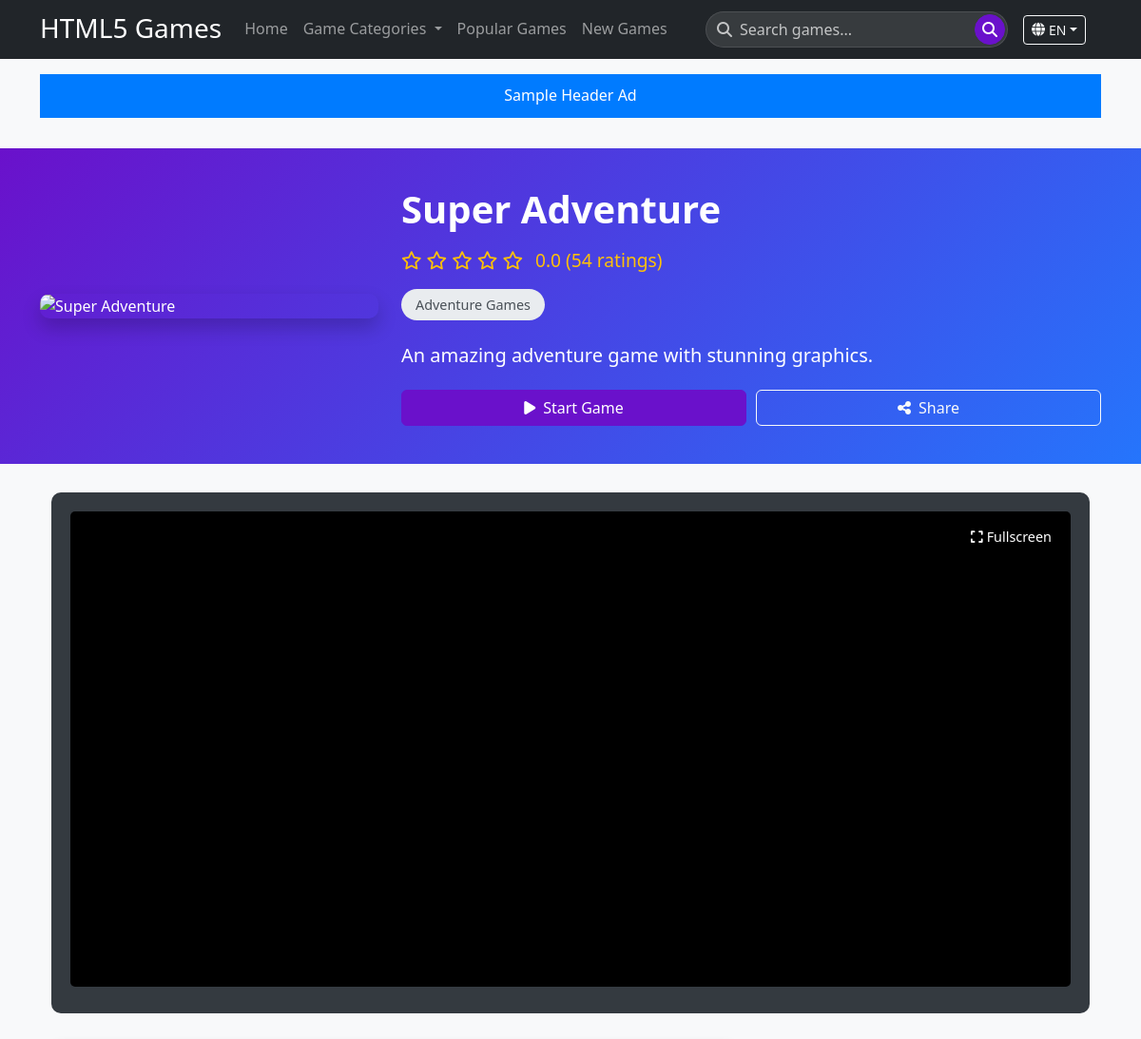
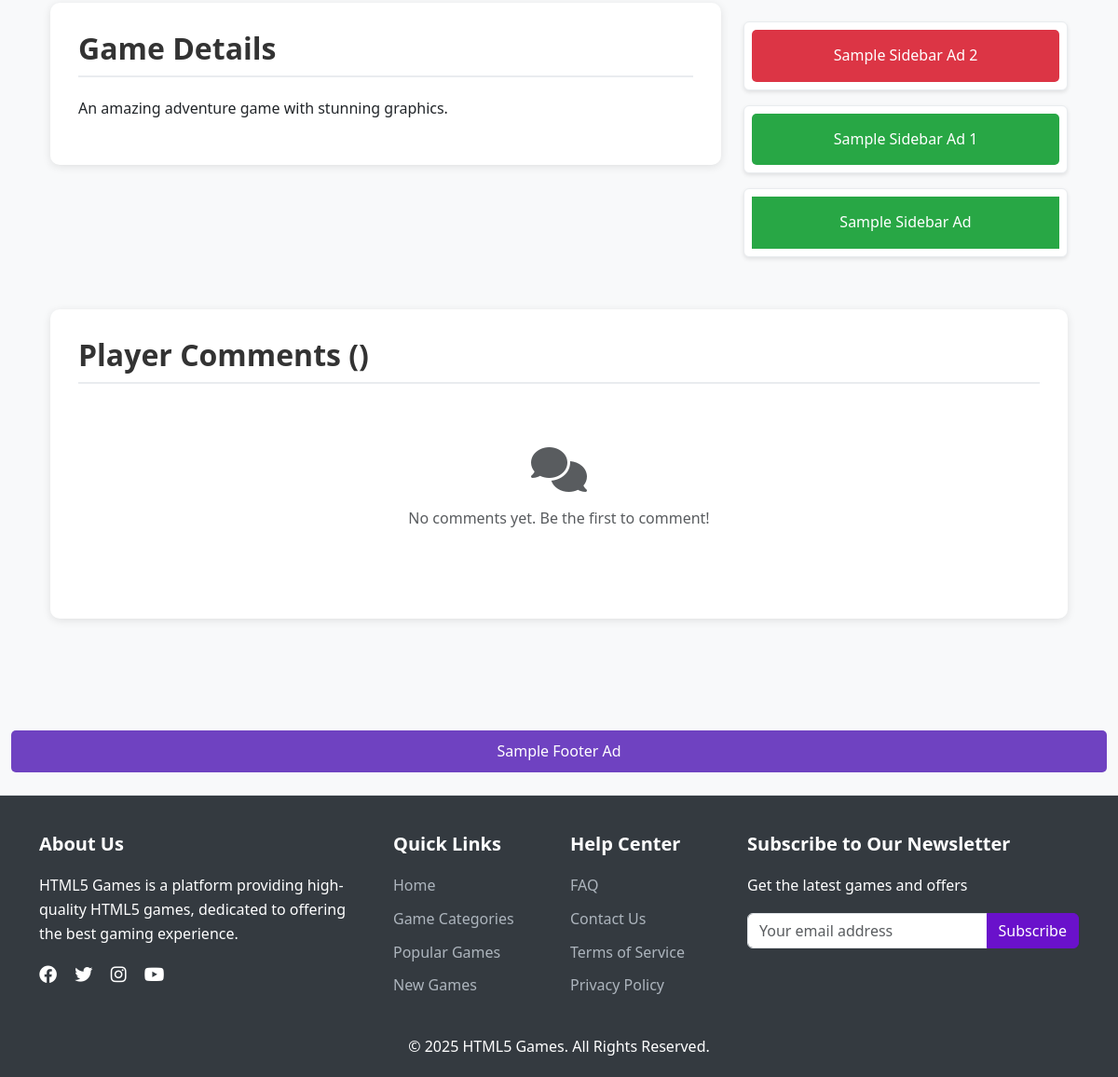
The page /en/game/super-adventure/ on the database its author committed (2 pictures, top to bottom).
### games/models.py (models this page shows, shortened)
class Advertisement(models.Model):
    POSITION_CHOICES = (
        ('header', _('页面顶部')),
        ('sidebar', _('侧边栏')),
        ('game_between', _('游戏间隙')),
        ('footer', _('页面底部')),
    )
    name = models.CharField(_('广告名称'), max_length=100)
    position = models.CharField(_('广告位置'), max_length=20, choices=POSITION_CHOICES)
    image = models.ImageField(verbose_name=_('广告图片'), upload_to='ads/', null=True, blank=True)
    url = models.URLField(_('广告链接'))
    html_code = models.TextField(_('HTML代码'), blank=True, help_text=_('如果使用第三方广告代码，请填写此字段'))
    is_active = models.BooleanField(_('是否激活'), default=True)
    start_date = models.DateTimeField(_('开始日期'), null=True, blank=True)
    end_date = models.DateTimeField(_('结束日期'), null=True, blank=True)
    click_count = models.PositiveIntegerField(_('点击次数'), default=0)
    view_count = models.PositiveIntegerField(_('展示次数'), default=0)
    created_at = models.DateTimeField(_('创建时间'), auto_now_add=True)
    updated_at = models.DateTimeField(_('更新时间'), auto_now=True)
    class Meta:
        verbose_name = _('广告')
        verbose_name_plural = _('广告')
        ordering = ['-created_at']

class Game(models.Model):
    title = models.CharField(_('游戏标题'), max_length=200)
    slug = models.SlugField(_('URL别名'), max_length=200, unique=True)
    description = models.TextField(_('游戏描述'))
    iframe_url = models.URLField(_('游戏iframe地址'))
    thumbnail = models.ImageField(verbose_name=_('游戏缩略图'), upload_to='games/', null=True, blank=True)
    categories = models.ManyToManyField(Category, verbose_name=_('游戏分类'), related_name='games')
    content = models.TextField(_('游戏内容'), blank=True)
    is_featured = models.BooleanField(_('是否推荐'), default=False)
    is_active = models.BooleanField(_('是否激活'), default=True)
    view_count = models.PositiveIntegerField(_('浏览次数'), default=0)
    rating = models.DecimalField(_('评分'), max_digits=3, decimal_places=1, default=0)
    created_at = models.DateTimeField(_('创建时间'), auto_now_add=True)
    updated_at = models.DateTimeField(_('更新时间'), auto_now=True)
    class Meta:
        verbose_name = _('游戏')
        verbose_name_plural = _('游戏')
        ordering = ['-created_at']

class Category(models.Model):
    name = models.CharField(_('分类名称'), max_length=100)
    slug = models.SlugField(_('URL别名'), max_length=100, unique=True)
    description = models.TextField(_('分类描述'), blank=True)
    parent = models.ForeignKey('self', verbose_name=_('父级分类'), null=True, blank=True,
                               on_delete=models.SET_NULL, related_name='children')
    image = models.ImageField(verbose_name=_('分类图片'), upload_to='categories/', null=True, blank=True)
    icon_class = models.CharField(_('Icon Class'), max_length=100, blank=True, help_text=_('Font Awesome 6+ icon class, e.g., "fa-solid fa-gamepad"'))
    order = models.IntegerField(_('排序'), default=0)
    is_active = models.BooleanField(_('是否激活'), default=True)
    created_at = models.DateTimeField(_('创建时间'), auto_now_add=True)
    updated_at = models.DateTimeField(_('更新时间'), auto_now=True)
    class Meta:
        verbose_name = _('游戏分类')
        verbose_name_plural = _('游戏分类')
        ordering = ['order', 'name']

### games/views.py (the view)
# urls.py: path('game/<slug:game_slug>/', views.GameDetailView.as_view(), name='game_detail'),
class GameDetailView(DetailView):
    model = Game
    template_name = 'games/game_detail.html'
    context_object_name = 'game'
    slug_url_kwarg = 'game_slug'
    def get_context_data(self, **kwargs):
        context = super().get_context_data(**kwargs)
        game = self.get_object()
        categories = game.categories.all()
        related_games = Game.objects.filter(
            categories__in=categories,
            is_active=True
        ).exclude(id=game.id).distinct()[:4]
        context['related_games'] = related_games
        return context
    def get(self, request, *args, **kwargs):
        response = super().get(request, *args, **kwargs)
        game = self.get_object()
        game.view_count += 1
        game.save(update_fields=['view_count'])
        return response

### templates/games/game_detail.html (shortened to what this page needs)
{% extends 'base.html' %}
{% load static i18n %}
{% block content %}
<section class="game-header">
    <div class="container">
        <div class="row align-items-center">
            <div class="col-md-4">
                <div class="game-cover">
                    {% if game.thumbnail %}
                        <img src="{{ game.thumbnail.url }}" alt="{{ game.title }}">
                    {% else %}
                        <img src="{% static 'img/game-placeholder.jpg' %}" alt="{{ game.title }}">
                    {% endif %}
                </div>
            </div>
            <div class="col-md-8 game-info">
                <h1>{{ game.title }}</h1>
                <div class="rating">
                    {% for i in '12345'|make_list %}
                    {% if forloop.counter <= game.rating %}
                    <i class="fas fa-star"></i>
                    {% else %}
                    <i class="far fa-star"></i>
                    {% endif %}
                    {% endfor %}
                    <span class="ms-2">{{ game.rating }} ({{ game.view_count }} {% trans 'ratings' %})</span>
                </div>
                <div class="mb-3">
                    {% for category in game.categories.all %}
                    <span class="category-badge">{{ category.name }}</span>
                    {% endfor %}
                </div>
                <p class="lead">{{ game.description|truncatewords:20 }}</p>
                <div class="game-actions">
                    <button class="btn btn-primary" onclick="scrollToGame()">
                        <i class="fas fa-play me-2"></i>{% trans 'Start Game' %}
                    </button>
                    <button class="btn btn-outline-light" onclick="shareGame()">
                        <i class="fas fa-share-alt me-2"></i>{% trans 'Share' %}
                    </button>
                </div>
            </div>
        </div>
    </div>
</section>
<div class="container">
    <section class="game-iframe-container">
        <div class="game-iframe-wrapper">
            <button class="fullscreen-btn" onclick="toggleFullscreen()"><i class="fas fa-expand me-1"></i>{% trans 'Fullscreen' %}</button>
            <iframe src="{{ game.iframe_url }}" class="game-iframe" allowfullscreen id="gameIframe"></iframe>
        </div>
    </section>
    <div class="row">
        <div class="col-md-8">
            <section class="content-section">
                <h2 class="section-title">{% trans 'Game Details' %}</h2>
                <div class="game-description">
                    {{ game.description|linebreaks }}
                </div>
            </section>
        </div>
        <div class="col-md-4">
            {% if sidebar_ads %}
            <div class="sidebar-ads-container">
                {% for ad in sidebar_ads %}
                    <div class="card mb-3">
                        <div class="card-body p-2">
                            {% if ad.html_code %}
                                {{ ad.html_code|safe }}
                            {% endif %}
                        </div>
                    </div>
                {% endfor %}
            </div>
            {% endif %}
        </div>
    </div>
    <div class="row">
        <div class="col-12">
            <section class="comment-section content-section">
                <h2 class="section-title">{% trans 'Player Comments' %} ({{ comments.count }})</h2>
                <div class="comment-list">
                    {% if comments %}
                    {% for comment in comments %}
                    <div class="comment-item d-flex">
                        <div class="comment-avatar">
                            {% if comment.user.profile.avatar %}
                            <img src="{{ comment.user.profile.avatar.url }}" alt="{{ comment.user.username }}">
                            {% else %}
                            <img src="https://randomuser.me/api/portraits/men/{{ forloop.counter }}.jpg" alt="{{ comment.user.username }}">
                            {% endif %}
                        </div>
                        <div class="comment-content">
                            <div class="comment-header">
                                <span class="comment-author">{{ comment.user.username }}</span>
                                <span class="comment-date">{{ comment.created_at|date:"M d, Y" }}</span>
                            </div>
                            <div class="comment-rating">
                                {% for i in '12345'|make_list %}
                                {% if forloop.counter <= comment.rating %}
                                <i class="fas fa-star"></i>
                                {% else %}
                                <i class="far fa-star"></i>
                                {% endif %}
                                {% endfor %}
                            </div>
                            <p class="comment-text">{{ comment.content }}</p>
                        </div>
                    </div>
                    {% endfor %}
                    {% if comments.count > 3 %}
                    <div class="text-center mt-4">
                        <button class="btn btn-outline-primary btn-lg">
                            <i class="fas fa-comments me-2"></i>{% trans 'Load More Comments' %}
                        </button>
                    </div>
                    {% endif %}
                    {% else %}
                    <div class="text-center py-5">
                        <i class="fas fa-comments fa-3x text-muted mb-3"></i>
                        <p class="text-muted">{% trans 'No comments yet. Be the first to comment!' %}</p>
                    </div>
                    {% endif %}
                </div>
            </section>
        </div>
    </div>
</div>
{% endblock %}

### templates/base.html (shortened to what this page needs)
<!DOCTYPE html>
{% load static i18n %}
<html lang="{{ LANGUAGE_CODE }}">
<head>
    {% get_available_languages as languages %}
    <link href="https://cdn.jsdelivr.net/npm/bootstrap@5.3.0/dist/css/bootstrap.min.css" rel="stylesheet">
    <link rel="stylesheet" href="https://cdnjs.cloudflare.com/ajax/libs/font-awesome/6.4.0/css/all.min.css">
    <link rel="stylesheet" href="{% static 'css/style.css' %}">
</head>
<body>
    <nav class="navbar navbar-expand-lg navbar-dark bg-dark sticky-top">
            <div class="container">
            <a class="navbar-brand" href="{% url 'games:home' %}">
                <span class="h3 text-white">HTML5 Games</span>
            </a>
                <div class="collapse navbar-collapse" id="navbarNav">
                    <ul class="navbar-nav me-auto">
                        <li class="nav-item">
                            <a class="nav-link" href="{% url 'games:home' %}">{% trans 'Home' %}</a>
                        </li>
                    <li class="nav-item dropdown">
                        <a class="nav-link dropdown-toggle" href="#" id="categoriesDropdown" role="button" data-bs-toggle="dropdown">
                            {% trans 'Game Categories' %}
                        </a>
                    </li>
                        <li class="nav-item">
                        <a class="nav-link" href="{% url 'games:game_list' %}?sort=popular">{% trans 'Popular Games' %}</a>
                        </li>
                        <li class="nav-item">
                        <a class="nav-link" href="{% url 'games:game_list' %}?sort=newest">{% trans 'New Games' %}</a>
                        </li>
                    </ul>
                <form class="d-flex me-3" action="{% url 'games:game_list' %}" method="get">
                    <div class="search-input-wrapper">
                        <i class="fas fa-search search-icon"></i>
                        <input class="form-control" type="search" name="q" placeholder="{% trans 'Search games...' %}" aria-label="Search">
                        <button class="btn btn-primary search-btn" type="submit"><i class="fas fa-search"></i></button>
                    </div>
                    </form>
                <div class="d-flex align-items-center">
                    {% if LANGUAGES|length > 1 %}
                    <div class="dropdown me-3">
                        <button class="btn btn-sm btn-outline-light dropdown-toggle d-flex align-items-center" type="button" id="languageDropdown" data-bs-toggle="dropdown" aria-expanded="false">
                            <i class="fas fa-globe me-1"></i>
                            <span>{{ LANGUAGE_CODE|upper }}</span>
                        </button>
                    </div>
                    {% endif %}
                </div>
                </div>
                </div>
        </nav>
    {% if header_ads %}
    <div class="container py-3 text-center">
        {% for ad in header_ads %}
            {% if ad.html_code %}
                {{ ad.html_code|safe }}
            {% endif %}
        {% endfor %}
    </div>
    {% endif %}
    <main class="{% block main_class %}py-3{% endblock %}">
        <div class="container">
            <div class="row">
                <div class="{% if sidebar_ads and request.resolver_match.url_name != 'game_detail' %}col-lg-9{% else %}col-12{% endif %}">
                    {% block content %}{% endblock %}
                </div>
            </div>
        </div>
    </main>
    {% if footer_ads %}
    <div class="footer-ads-section py-4 bg-light">
        <div class="container">
            <div class="row">
                <div class="col-12">
                    <div class="text-center">
                        {% for ad in footer_ads %}
                            {% if ad.html_code %}
                                {{ ad.html_code|safe }}
                            {% endif %}
                        {% endfor %}
                    </div>
                </div>
            </div>
        </div>
    </div>
    {% endif %}
    <footer class="footer mt-0">
        <div class="container">
            <div class="row">
                <div class="col-md-4 mb-4">
                    <h5>{% trans 'About Us' %}</h5>
                    <p>{% trans 'HTML5 Games is a platform providing high-quality HTML5 games, dedicated to offering the best gaming experience.' %}</p>
                    <div class="social-icons">
                        <a href="#"><i class="fab fa-facebook"></i></a>
                        <a href="#"><i class="fab fa-twitter"></i></a>
                        <a href="#"><i class="fab fa-instagram"></i></a>
                        <a href="#"><i class="fab fa-youtube"></i></a>
                    </div>
                </div>
                <div class="col-md-2 mb-4">
                    <h5>{% trans 'Quick Links' %}</h5>
                    <ul>
                        <li><a href="{% url 'games:home' %}">{% trans 'Home' %}</a></li>
                        <li><a href="{% url 'games:category_list' %}">{% trans 'Game Categories' %}</a></li>
                        <li><a href="{% url 'games:game_list' %}?sort=popular">{% trans 'Popular Games' %}</a></li>
                        <li><a href="{% url 'games:game_list' %}?sort=newest">{% trans 'New Games' %}</a></li>
                    </ul>
                </div>
                <div class="col-md-2 mb-4">
                    <h5>{% trans 'Help Center' %}</h5>
                    <ul>
                        <li><a href="#">{% trans 'FAQ' %}</a></li>
                        <li><a href="#">{% trans 'Contact Us' %}</a></li>
                        <li><a href="#">{% trans 'Terms of Service' %}</a></li>
                        <li><a href="#">{% trans 'Privacy Policy' %}</a></li>
                    </ul>
                </div>
                <div class="col-md-4 mb-4">
                    <h5>{% trans 'Subscribe to Our Newsletter' %}</h5>
                    <p>{% trans 'Get the latest games and offers' %}</p>
                    <form>
                        <div class="input-group mb-3">
                            <input type="email" class="form-control" placeholder="{% trans 'Your email address' %}">
                            <button class="btn btn-primary" type="submit">{% trans 'Subscribe' %}</button>
                        </div>
                    </form>
                </div>
            </div>
            <div class="row">
                <div class="col-12 text-center">
                    <p class="mb-0">&copy; {% now "Y" %} HTML5 Games. {% trans 'All Rights Reserved' %}.</p>
                </div>
            </div>
        </div>
    </footer>
</body>
</html>

### rows shown on the page
Advertisement: html_code "Sample Header Ad"
Game: title "Super Adventure", rating "0.0", view_count "54", description "An amazing adventure game with stunning graphics."
Category: name "Adventure Games"
Advertisement: html_code "Sample Sidebar Ad 2"
Advertisement: html_code "Sample Sidebar Ad 1"
Advertisement: html_code "Sample Sidebar Ad"
Advertisement: html_code "Sample Footer Ad"

### other values the page prints
{{ LANGUAGE_CODE|upper }} "EN"
